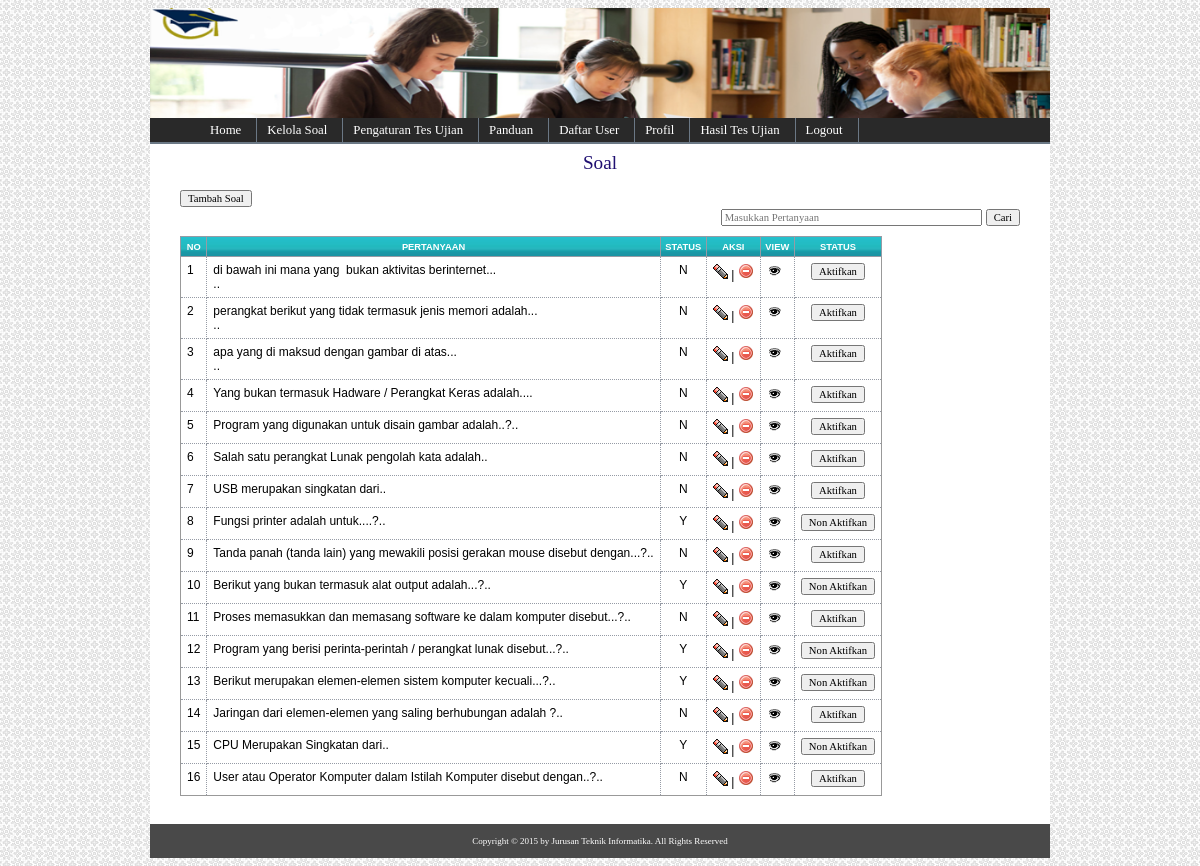
Page /adminweb/media.php?module=soal (signed in) on the committed database.
### tables this page shows
CREATE TABLE IF NOT EXISTS `tbl_soal` (
  `id_soal` int(5) NOT NULL AUTO_INCREMENT,
  `soal` text NOT NULL,
  `a` varchar(30) NOT NULL,
  `b` varchar(30) NOT NULL,
  `c` varchar(30) NOT NULL,
  `d` varchar(30) NOT NULL,
  `knc_jawaban` varchar(30) NOT NULL,
  `gambar` varchar(100) NOT NULL,
  `tanggal` date NOT NULL,
  `aktif` enum('Y','N') NOT NULL DEFAULT 'Y',
  PRIMARY KEY (`id_soal`)
);

### adminweb/modul/mod_soal/soal.php (the view, shortened to what this page needs)
<?php
 if (empty($_SESSION['username']) AND empty($_SESSION['passuser'])){
  echo "<link href='style.css' rel='stylesheet' type='text/css'>
 <center>Untuk mengakses modul, Anda harus login <br>";
  echo "<a href=../../index.php><b>LOGIN</b></a></center>";
}
else{
$aksi="modul/mod_soal/aksi_soal.php";
switch($_GET['act']){
  default:
    echo "<h2>Soal</h2>";
	echo "<div style='text-align:left;padding-left:30px;'>
          <input type=button value='Tambah Soal'
          onclick=\"window.location.href='?module=soal&act=tambahsoal';\">";
	echo "<div style='text-align:right;padding-right:30px;'>
         <form method='POST' action=?module=soal&act=carisoal>
		 <input type=text name='cari' placeholder='Masukkan Pertanyaan' list='auto' size=40 required/> <input type=submit value='Cari'>";
		echo"<datalist id='auto'>";
	echo"</datalist></form>
		  </div>";
     echo" <table>
          <tr><th>no</th><th>Pertanyaan</th><th>Status</th><th>aksi</th><th>View</th><th>Status</th></tr>";
    $tampil=mysql_query("SELECT * FROM tbl_soal ORDER BY id_soal DESC");
    $no=1;
    while ($r=mysql_fetch_array($tampil)){
	  $soal=substr($r['soal'],0,78);
       echo "<tr><td>$no</td>
             <td>$soal..</td>
			 <td align='center'>$r[aktif]</td>
             <td>
			  <a href=?module=soal&act=editsoal&id=$r[id_soal]><img src='images/1.png' title='Edit Data'></a> |
			  <a href=$aksi?module=soal&act=hapus&id=$r[id_soal]><img src='images/2.png' title='Hapus Data'></a></td>
			  <td> <a href='#' onclick=\"bukajendela('zoom.php?id=$r[id_soal]')\"><img src='images/3.gif' title='View'></a></td>";
				if ($r['aktif']=="Y") {
					echo"<td><input type=button value='Non Aktifkan' onclick=\"window.location.href='$aksi?module=soal&act=nonaktif&id=$r[id_soal]';\"></td>";
				}else {
					echo"<td align='center'><input type=button value='Aktifkan' onclick=\"window.location.href='$aksi?module=soal&act=aktif&id=$r[id_soal]';\"></td>";
				}
        echo"   </td>
		</tr>";
      $no++;
    }
    echo "</table>";
    break;
	}
}
?>

### adminweb/media.php (shortened to what this page needs)
<?php
if (empty($_SESSION['username']) AND empty($_SESSION['passuser'])){
  echo "<link href='style.css' rel='stylesheet' type='text/css'>
 <center>Untuk mengakses modul, Anda harus login <br>";
  echo "<a href=index.php><b>LOGIN</b></a></center>";
}
else{
?>
<!DOCTYPE html PUBLIC "-//W3C//DTD XHTML 1.0 Transitional//EN" "http://www.w3.org/TR/xhtml1/DTD/xhtml1-transitional.dtd">
<html xmlns="http://www.w3.org/1999/xhtml">
        <head>
				<link href="style.css" type="text/css" rel="stylesheet">
        </head>
        <body>
<div id="header"> <img src="../images/header.png" width="900" height="110" /> </div>
  <div id="content">
       <div id="tabs1">
                      <ul>
                        <li><a href="media.php?module=home"><span>Home</span></a></li>
                        <li><a href="media.php?module=soal"><span>Kelola Soal</span></a></li>
                        <li><a href="media.php?module=pengaturanujian"><span>Pengaturan Tes Ujian</span></a></li>
                        <li><a href="media.php?module=panduan"><span>Panduan</span></a></li>
                        <li><a href="media.php?module=users"><span>Daftar User</span></a></li>
                        <li><a href="media.php?module=profil"><span>Profil</span></a></li>
                        <li><a href="media.php?module=hasilujian"><span>Hasil Tes Ujian</span></a></li>
                        <li><a href="logout.php"><span>Logout</span></a></li>
                      </ul>
    </div><br />
	<div align="center"><?php include "content.php"; ?></div><br />
	<div id="footer">
	<div align="center">Copyright © 2015 by Jurusan Teknik Informatika. All Rights Reserved<br></div>
	</div>
  </div>
</body>
</html>
<?php } ?>

### adminweb/content.php (shortened to what this page needs)
<?php
if ($_GET['module']=='home'){
  include "modul/mod_home/home.php";
}
elseif ($_GET['module']=='soal'){
  include "modul/mod_soal/soal.php";
}
elseif ($_GET['module']=='profil'){
  include "modul/mod_profil/profil.php";
}
elseif ($_GET['module']=='komentar'){
  include "modul/mod_komentar/komentar.php";
}
elseif ($_GET['module']=='hasilujian'){
  include "modul/mod_hasilujian/hasilujian.php";
}
elseif ($_GET['module']=='pengaturanujian'){
  include "modul/mod_pengaturanujian/pengaturanujian.php";
}
elseif  ($_GET['module']=='panduan') {
	include "modul/mod_panduan/panduan.php";
}
elseif ($_GET['module']=='users') {
	include "modul/mod_users/users.php";
}
else{
  echo "<p><b>MODUL BELUM ADA ATAU BELUM LENGKAP</b></p>";
}
?>

### adminweb/style.css (style rules this page uses)
body { font-family: Tahoma; background:url('images/page_bg.jpg'); text-align: center; }
#header { position: relative; margin-right: auto; margin-left: auto; width: 900px; text-align: left; background-repeat: no-repeat; }
#content { margin-right: auto; margin-left: auto; width:900px; background-color:#FFFFFF; }
a:link,a:visited { color:#265180; }
h2 { font: normal 120% Georgia; color: #1f0f71; background-color: transparent; }
table { font-family: Verdana, Arial, Helvetica, sans-serif; font-size: 9pt; border-width: 1px; border-style: solid; border-color: #999999; border-collapse: collapse; margin: 10px 0px; }
th { color: #FFFFFF; font-size: 7pt; text-transform: uppercase; text-align: center; padding: 0.5em; border-width: 1px; border-style: solid; border-color: #969BA5; border-collapse: collapse; background:url(../css/images/bg_menutop.jpg); }
td { padding: 0.5em; vertical-align: top; border-width: 1px; border-style: dotted; border-color: #969BA5; border-collapse: collapse; }
input,textarea,select { font-family: Tahoma; font-size: 8pt; }
#footer { color: #FFFFFF; background-color:#494949; font-size:9px; padding:12px; }

### adminweb/media.php (style rules this page uses)
#tabs1 { float:left; width: 900px; background:#292929; font-size:80%; line-height:normal; border-bottom:2px solid #6B7885; color:#fff; }
#tabs1 ul { margin:0; padding:0px 10px 0 50px; list-style:none; }
#tabs1 li { display:inline; margin:0; padding:0; }
#tabs1 a { float:left; background:url("tableft1.gif") no-repeat left top; margin:0; padding:0 0 0 4px; text-decoration:none; border-right:1px solid #6B7885; }
#tabs1 a span { float:left; display:block; background:url("tabright1.gif") no-repeat right top; padding:5px 15px 4px 6px; color:#fff; }
#tabs1 a span { float:none; }

### rows in the picture
tbl_soal: soal "di bawah ini mana yang bukan aktivitas berinternet...", aktif "N"
tbl_soal: soal "perangkat berikut yang tidak termasuk jenis memori adalah...", aktif "N"
tbl_soal: soal "apa yang di maksud dengan gambar di atas...", aktif "N"
tbl_soal: soal "Yang bukan termasuk Hadware / Perangkat Keras adalah..", aktif "N"
tbl_soal: soal "Program yang digunakan untuk disain gambar adalah..?", aktif "N"
tbl_soal: soal "Salah satu perangkat Lunak pengolah kata adalah", aktif "N"
tbl_soal: soal "USB merupakan singkatan dari", aktif "N"
tbl_soal: soal "Fungsi printer adalah untuk....?", aktif "Y"
tbl_soal: soal "Tanda panah (tanda lain) yang mewakili posisi gerakan mouse disebut dengan...?", aktif "N"
tbl_soal: soal "Berikut yang bukan termasuk alat output adalah...?", aktif "Y"
tbl_soal: soal "Proses memasukkan dan memasang software ke dalam komputer disebut...?", aktif "N"
tbl_soal: soal "Program yang berisi perinta-perintah / perangkat lunak disebut...?", aktif "Y"
tbl_soal: soal "Berikut merupakan elemen-elemen sistem komputer kecuali...?", aktif "Y"
tbl_soal: soal "Jaringan dari elemen-elemen yang saling berhubungan adalah ?", aktif "N"
tbl_soal: soal "CPU Merupakan Singkatan dari", aktif "Y"
tbl_soal: soal "User atau Operator Komputer dalam Istilah Komputer disebut dengan..?", aktif "N"
